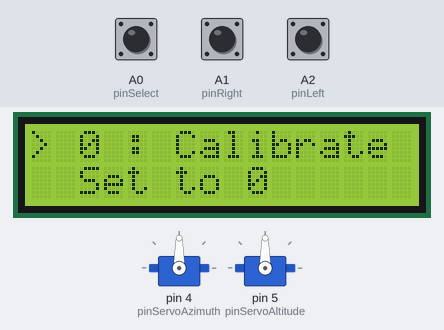
A sketch run on a simulated Arduino Uno, built with avr-gcc and run on an emulated ATmega328P. Shown: 2 × servo, 16×2 character LCD. The test bench sets the inputs (shaded band); at power-on: A0 (pinSelect) LOW, A2 (pinLeft) LOW, A1 (pinRight) LOW.

Above: at 1.2 s.
1.3 s: A0 (pinSelect) pulled HIGH for 0.15 s
At 1.9 s:
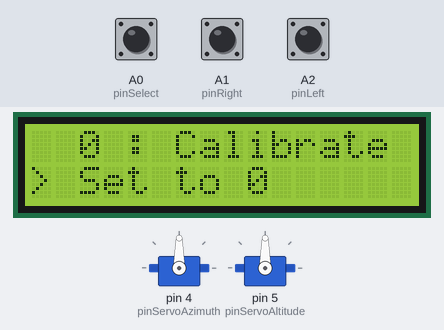
2.9 s: A2 (pinLeft) pulled HIGH for 0.15 s
At 4.1 s:
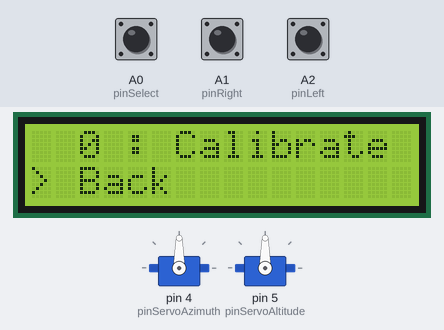
4.5 s: A0 (pinSelect) pulled HIGH for 1 s
At 5.5 s:
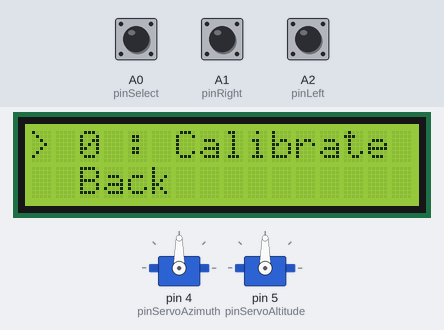
7.0 s: A1 (pinRight) pulled HIGH for 0.15 s
At 7.4 s:
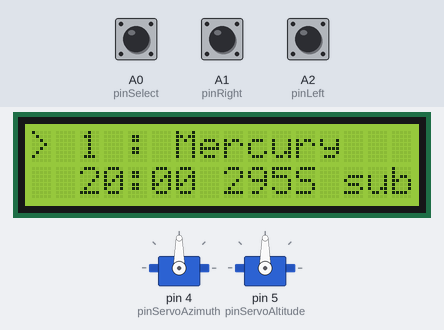
8.6 s: A1 (pinRight) pulled HIGH for 1 s
At 9.8 s:
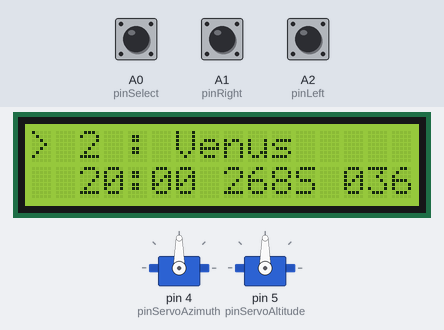
11.1 s: A0 (pinSelect) pulled HIGH for 0.15 s
At 11.7 s:
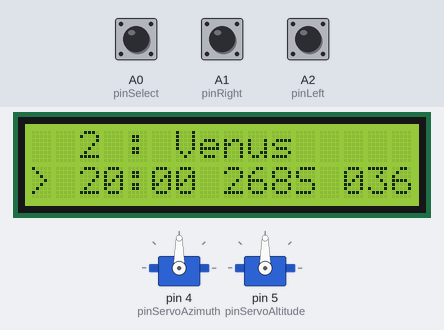
Timing chart, 0 to 13.7 s (numbered marks = the images above; inputs shaded):
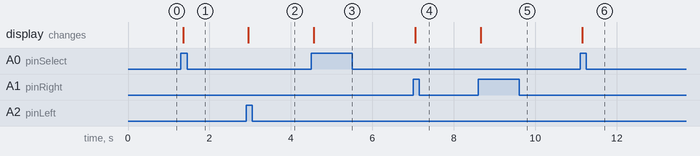

Measured:
- after the input at 1.3 s, the display: changes after 0.06 s (image 1)
- after the input at 2.9 s, the display: changes after 0.05 s (image 2)
- after the input at 4.5 s, the display: changes after 0.06 s (image 3)
- after the input at 7.0 s, the display: changes after 0.06 s (image 4)
- after the input at 8.6 s, the display: changes after 0.06 s (image 5)
- after the input at 11.1 s, the display: changes after 0.06 s (image 6)

The sketch:

pointer.ino
```cpp
#include <Servo.h>
#include <LiquidCrystal.h>

#include "limits.h"
#include "debounce.h"
#include "ui.h"
#include "types.h"
#include "dataset.h"

// Wiring pins
const int pinLeft = A2;
const int pinRight = A1;
const int pinSelect = A0;

const int pinServoAzimuth = 4;
const int pinServoAltitude = 5;

const int pinLCDrs = A5;
const int pinLCDen = 2;
const int pinLCDd4 = 6;
const int pinLCDd5 = 7;
const int pinLCDd6 = 8;
const int pinLCDd7 = 3;

LiquidCrystal lcd(pinLCDrs, pinLCDen, pinLCDd4, pinLCDd5, pinLCDd6, pinLCDd7);

Debounce keyLeft(pinLeft);
Debounce keyRight(pinRight);
Debounce keySelect(pinSelect);

Servo servoAzimuth;
Servo servoAltitude;

TwoRowUI ui(keyLeft, keyRight, keySelect);

const char* calibrateOptions[4] = {
    "Set to 0        ",
    "Set to 90       ",
    "Set to 180      ",
    "Back            "
};

void setup()
{
    servoAzimuth.attach(pinServoAzimuth);
    servoAltitude.attach(pinServoAltitude);

    lcd.begin(16, 2);
    ui.setup();

    draw();
}

struct SkyPosition getSkyPosition(int planetIndex, int timeIndex)
{
    SkyPosition p;

    p.azimuth = dataSet.planets[planetIndex].position[timeIndex].azimuth;
    p.altitude = dataSet.planets[planetIndex].position[timeIndex].altitude;

    return p;
}

void draw()
{

    lcd.setCursor(0, 0);
    lcd.print(ui.row == 0 ? "> " : "  ");
    lcd.print(ui.sectionIndex);
    lcd.print(" : ");
    lcd.print(uiGetSectionFromIndex(ui.sectionIndex));
    lcd.print(" ");

    lcd.setCursor(0, 1);
    lcd.print(ui.row == 1 ? "> " : "  ");
    lcd.print(uiGetOptionFromIndex(ui.sectionIndex, ui.optionIndex));
}

void loop()
{
    if (ui.update()) {
        draw();
    }
}

void setPointer(int azimuth, int altitude)
{
    servoAzimuth.write(azimuth);
    servoAltitude.write(altitude);
}

/*
 * UI Action handler
 *
 */
void uiInvokeOption(int section, int option)
{
    // The first option is the calibration...
    if (section == 0) {
        if (option == 0) {
            setPointer(0, 0);
        }
        else if (option == 1) {
            setPointer(90, 90);
        }
        else if (option == 2) {
            setPointer(180, 180);
        }
        return;
    }

    // The rest are planets
    SkyPosition pos = getSkyPosition(section - 1, option);
    if (pos.azimuth > 180) {
        pos.azimuth -= 180;
    }

    setPointer(pos.azimuth, pos.altitude);
}

/*
 * UI Display handlers
 *
 */
int uiGetSectionCount()
{
    return 1 /* calibrate */ + sizeof(dataSet.planets) / sizeof(dataSet.planets[0]);
}

const char* uiGetSectionFromIndex(int sectionIndex)
{
    if (sectionIndex == 0) {
        return "Calibrate ";
    }
    return dataSet.planets[sectionIndex - 1].name;
}

char* angleCat(char* buffer, int angle)
{
    char* ptr = strchr(buffer, '\0');

    *ptr++ = '0' + (angle / 100);
    angle -= (angle / 100) * 100;

    *ptr++ = '0' + (angle / 10);
    angle -= (angle / 10) * 10;

    *ptr++ = '0' + angle;
    *ptr++ = '\0';

    return ptr;
}

int uiGetOptionCount(int sectionIndex)
{
    if (sectionIndex == 0) {
        return sizeof(calibrateOptions) / sizeof(calibrateOptions[0]);
    }
    return MAX_TIME_SLOTS;
}

const char* uiGetOptionFromIndex(int sectionIndex, int optionIndex)
{
    static char buffer[20];

    if (sectionIndex == 0) { // calibrate
        return calibrateOptions[optionIndex];
    }
    else { // planet
        SkyPosition pos = getSkyPosition(sectionIndex - 1, optionIndex);
        strcpy(buffer, dataSet.timeSlots[optionIndex].name);
        strcat(buffer, " ");

        angleCat(buffer, pos.azimuth);
        if (pos.azimuth > 180) {
            strcat(buffer, "S");
        }
        else {
            strcat(buffer, "N");
        }

        strcat(buffer, " ");
        if (pos.altitude < 0) {
            strcat(buffer, "sub ");
        }
        else {
            angleCat(buffer, pos.altitude);
            strcat(buffer, " ");
        }

        return buffer;
    }
}
```

dataset.h
```cpp
DataSet dataSet = {
  // For 25/3/2020
  {"17:00", "18:00", "19:00", "20:00", "21:00", "22:00", "23:00", "24:00", },
  // Planet sky positions
  {
    {"Mercury  ", {  { 259 , 18 },   { 271 , 9 },   { 283 , 0 },   { 295 , -9 },   { 308 , -16 },   { 322 , -23 },   { 337 , -27 },   { 354 , -30 },   } },
    {"Venus    ", {  { 218 , 61 },   { 239 , 54 },   { 255 , 45 },   { 268 , 36 },   { 280 , 27 },   { 291 , 18 },   { 301 , 10 },   { 313 , 3 },   } },
    {"Sun      ", {  { 254 , 28 },   { 267 , 19 },   { 279 , 10 },   { 290 , 1 },   { 302 , -8 },   { 315 , -15 },   { 329 , -20 },   { 345 , -24 },   } },
    {"Mars     ", {  { 296 , -40 },   { 313 , -47 },   { 333 , -53 },   { 357 , -55 },   { 22 , -54 },   { 43 , -49 },   { 60 , -41 },   { 75 , -33 },   } },
    {"Jupiter  ", {  { 319 , -54 },   { 343 , -58 },   { 10 , -59 },   { 35 , -55 },   { 55 , -49 },   { 71 , -41 },   { 84 , -32 },   { 96 , -22 },   } },
    {"Saturn   ", {  { 313 , -51 },   { 335 , -56 },   { 0 , -58 },   { 26 , -56 },   { 48 , -50 },   { 65 , -43 },   { 79 , -34 },   { 91 , -25 },   } },
    {"Uranus   ", {  { 253 , 28 },   { 266 , 19 },   { 278 , 10 },   { 290 , 1 },   { 302 , -7 },   { 315 , -15 },   { 329 , -20 },   { 344 , -24 },   } },
    {"Neptune  ", {  { 277 , -13 },   { 289 , -21 },   { 303 , -30 },   { 319 , -37 },   { 337 , -41 },   { 357 , -43 },   { 18 , -42 },   { 36 , -38 },   } },
    {"Pluto    ", {  { 321 , -56 },   { 346 , -60 },   { 13 , -60 },   { 38 , -56 },   { 58 , -49 },   { 73 , -40 },   { 86 , -31 },   { 98 , -22 },   } },
  }
};
```

debounce.h
```cpp
// A class-ified version of the original debounce example code
// by David A. Mellis et al, 2006
class Debounce {
public:
    Debounce(int pin)
    {
        buttonPin = pin;
    }

    void setup()
    {
        pinMode(buttonPin, INPUT);
        lastDebounceTime = millis();
        buttonState = LOW;
    }

    int update()
    {
        bool hasChanged = false;
        // read the state of the switch into a local variable:
        int reading = digitalRead(buttonPin);

        // check to see if you just pressed the button
        // (i.e. the input went from LOW to HIGH), and you've waited long enough
        // since the last press to ignore any noise:

        // If the switch changed, due to noise or pressing:
        if (reading != lastButtonState) {
            // reset the debouncing timer
            lastDebounceTime = millis();
        }

        if ((millis() - lastDebounceTime) > debounceDelay) {
            // whatever the reading is at, it's been there for longer than the debounce
            // delay, so take it as the actual current state:
            //Serial.println("debounced passed");

            // if the button state has changed:
            if (reading != buttonState) {
                buttonState = reading;
                hasChanged = true;
            }
        }

        // save the reading. Next time through the loop, it'll be the lastButtonState:
        lastButtonState = reading;

        return hasChanged;
    }

    int getState()
    {
        return buttonState;
    }

private:
    int buttonPin;
    int buttonState; // the current reading from the input pin
    int lastButtonState = LOW; // the previous reading from the input pin

    // the following variables are unsigned longs because the time, measured in
    // milliservoAltitudes, will quickly become a bigger number than can be stored in an int.
    unsigned long lastDebounceTime = 0; // the last time the output pin was toggled
    unsigned long debounceDelay = 50; // the debounce time; increase if the output flickers
};
```

limits.h
```cpp
#define MAX_PLANETS    9
#define MAX_TIME_SLOTS 8
```

types.h
```cpp
struct TimeSlot {
    char* name;
};

typedef struct SkyPosition {
    int azimuth;
    int altitude;
} SkyPosition;

struct Planet {
    char* name;
    SkyPosition position[MAX_TIME_SLOTS];
};

struct DataSet {
    TimeSlot timeSlots[MAX_TIME_SLOTS];
    Planet planets[MAX_PLANETS];
};
```

ui.h
```cpp
// These methods are provided by the main code
extern int uiGetSectionCount();
extern const char* uiGetSectionFromIndex(int sectionIndex);
extern int uiGetOptionCount(int sectionIndex);
extern const char* uiGetOptionFromIndex(int sectionIndex, int optionIndex);
extern void uiInvokeOption(int, int);

// A simple interface, with left/right buttons and select
// Select activates the option on the current row, and switches
// to the other.
class TwoRowUI {
public:
    TwoRowUI(Debounce& left, Debounce& right, Debounce& select)
        : keyLeft(left)
        , keyRight(right)
        , keySelect(select)
    {
        // nop
    }

    void setup()
    {
        sectionIndex = 0;
        row = 0;
    }

    bool update()
    {
        if (keyLeft.update() && keyLeft.getState()) {
            if (row == 0) {
                if (sectionIndex == 0) {
                    sectionIndex = uiGetSectionCount();
                }
                --sectionIndex;
            }
            else { // command
                if (optionIndex == 0) {
                    optionIndex = uiGetOptionCount(sectionIndex);
                }
                --optionIndex;
            }
            return true;
        }
        //
        if (keyRight.update() && keyRight.getState()) {
            if (row == 0) {
                if (++sectionIndex == uiGetSectionCount()) {
                    sectionIndex = 0;
                }
            }
            else {
                if (++optionIndex == uiGetOptionCount(sectionIndex)) {
                    optionIndex = 0;
                }
            }
            return true;
        }
        //
        if (keySelect.update() && keySelect.getState()) {
            if (row == 0) {
                row = 1;
            }
            else {
                uiInvokeOption(sectionIndex, optionIndex);
                row = 0;
            }
            return true;
        }
        return false;
    }

private:
    Debounce &keyLeft, &keyRight, &keySelect;

public:
    int sectionIndex;
    int optionIndex;
    int row;
};
```
